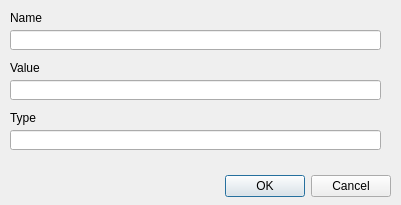
<?xml version="1.0" encoding="UTF-8"?>
<ui version="4.0">
 <class>Dialog</class>
 <widget class="QDialog" name="Dialog">
  <property name="geometry">
   <rect>
    <x>0</x>
    <y>0</y>
    <width>401</width>
    <height>205</height>
   </rect>
  </property>
  <property name="windowTitle">
   <string>Dialog</string>
  </property>
  <widget class="QDialogButtonBox" name="btnBox">
   <property name="geometry">
    <rect>
     <x>20</x>
     <y>170</y>
     <width>371</width>
     <height>32</height>
    </rect>
   </property>
   <property name="orientation">
    <enum>Qt::Horizontal</enum>
   </property>
   <property name="standardButtons">
    <set>QDialogButtonBox::Cancel|QDialogButtonBox::Ok</set>
   </property>
  </widget>
  <widget class="QLineEdit" name="txbName">
   <property name="geometry">
    <rect>
     <x>10</x>
     <y>30</y>
     <width>371</width>
     <height>20</height>
    </rect>
   </property>
  </widget>
  <widget class="QLabel" name="label">
   <property name="geometry">
    <rect>
     <x>10</x>
     <y>10</y>
     <width>111</width>
     <height>16</height>
    </rect>
   </property>
   <property name="text">
    <string>Name</string>
   </property>
  </widget>
  <widget class="QLabel" name="label_2">
   <property name="geometry">
    <rect>
     <x>10</x>
     <y>60</y>
     <width>111</width>
     <height>16</height>
    </rect>
   </property>
   <property name="text">
    <string>Value</string>
   </property>
  </widget>
  <widget class="QLineEdit" name="txbValue">
   <property name="geometry">
    <rect>
     <x>10</x>
     <y>80</y>
     <width>371</width>
     <height>20</height>
    </rect>
   </property>
  </widget>
  <widget class="QLabel" name="label_3">
   <property name="geometry">
    <rect>
     <x>10</x>
     <y>110</y>
     <width>111</width>
     <height>16</height>
    </rect>
   </property>
   <property name="text">
    <string>Type</string>
   </property>
  </widget>
  <widget class="QLineEdit" name="txbType">
   <property name="geometry">
    <rect>
     <x>10</x>
     <y>130</y>
     <width>371</width>
     <height>20</height>
    </rect>
   </property>
  </widget>
 </widget>
 <resources/>
 <connections>
  <connection>
   <sender>btnBox</sender>
   <signal>accepted()</signal>
   <receiver>Dialog</receiver>
   <slot>accept()</slot>
   <hints>
    <hint type="sourcelabel">
     <x>248</x>
     <y>254</y>
    </hint>
    <hint type="destinationlabel">
     <x>157</x>
     <y>274</y>
    </hint>
   </hints>
  </connection>
  <connection>
   <sender>btnBox</sender>
   <signal>rejected()</signal>
   <receiver>Dialog</receiver>
   <slot>reject()</slot>
   <hints>
    <hint type="sourcelabel">
     <x>316</x>
     <y>260</y>
    </hint>
    <hint type="destinationlabel">
     <x>286</x>
     <y>274</y>
    </hint>
   </hints>
  </connection>
 </connections>
</ui>
